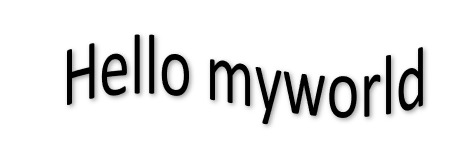
%> input picture code skew/IMG_ALL/02.jpg, 474 x 141 px
$ octave main3.m   (GNU Octave 9; MATLAB toolbox functions it lacks are replaced by stand-ins)
%> lines starting %> are read from the running program, lines starting %| are printed output that depends on the picture; in (x1, y1, x2, y2) boxes, pixels count from 0 and x2, y2 are one past the last pixel; in counts of white or black regions, pixels touching at a corner belong together; the program's own positions count from 1
### Kannda OCR Seg/Code 1/lines.m
function [fl,re,row]=lines(im_text)
[im_texto,r]=clip_r(im_text);
num_filas=size(im_texto,1);
for s=1:num_filas
    if sum(im_texto(s,:))==0
        nm=im_texto(1:s-1, :); % First line matrix
        re=im_texto(s:end, :);% Remain line matrix
%        [fl,r1,r2,c1,c2] = clip(nm);
%        [re]=clip(rm);
        break
    else
        fl=im_texto;%Only one line.
        re=[ ];
    end
end
row=r+s;


function [img_out,r]=clip_r(img_in)
[f,c]=find(img_in);
r=min(f);
img_out=img_in(min(f):max(f),min(c):max(c));%Crops image

function [img_out]=clip(img_in)
[f,c]=find(img_in);
img_out=img_in(min(f):max(f),min(c):max(c));%Crops image

### Kannda OCR Seg/Code 1/main3.m
% Clear all
clc, close all, clear all
% Read image
[file,path]=uigetfile('*.bmp;*.jpg','select test image');
%> the answer given: ../../code skew/IMG_ALL/02.jpg
imagen=imread([path,file]);
%> imagen is the input picture: size 141x474x3 uint8; min 0, max 255, mean 228.6
% Show image
figure,imshow(imagen),title('INPUT IMAGE')
%  imagen=imcrop(imagen);
% Convert to gray scale
if size(imagen,3)==3 %RGB image
    imagen=rgb2gray(imagen);
%> imagen: size 141x474 uint8
    figure,imshow(imagen),title('Gray Scale Image')
end
% Convert to BW
threshold = graythresh(imagen);
%> threshold = 0.518
imagen =~im2bw(imagen,threshold);
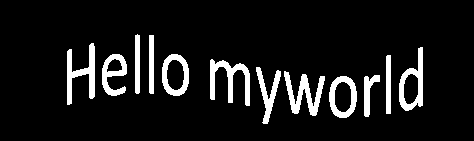
%> imagen: size 141x474 logical; 9.3% white; 12 white regions, largest, box (x1, y1, x2, y2) and area: (284, 71, 325, 116) 764, (210, 59, 250, 106) 758, (67, 43, 95, 105) 712
figure,imshow(imagen),title('Black and White image')
% Remove all object containing fewer than 30 pixels
imagen = bwareaopen(imagen,300);
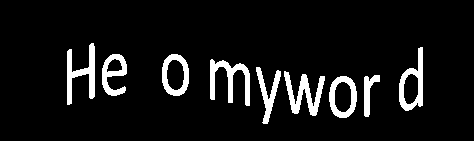
%> imagen: size 141x474 logical; 7.9% white; 9 white regions, largest, box (x1, y1, x2, y2) and area: (284, 71, 325, 116) 764, (210, 59, 250, 106) 758, (67, 43, 95, 105) 712
%Storage matrix word from image
SE = strel('disk', 5);
imagen=imdilate(imagen,SE);
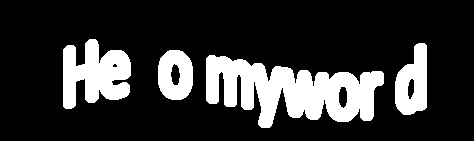
%> imagen: size 141x474 logical; 20% white; 4 white regions, box (x1, y1, x2, y2) and area: (206, 55, 384, 128) 7293, (63, 39, 131, 109) 3132, (395, 43, 427, 115) 1626, (158, 50, 193, 100) 1345
figure,imshow(imagen),title('Dilated Image')
re=imagen;
rt=0;
figure,imshow(imagen),title('Segmented line')

% Compute the number of letters in template file
while 1
    %Fcn 'lines' separate lines in text
    [fl,re,r]=lines(re);
    imgn=fl;
    rt=rt+r;

    hold on
    rectangle('position',[1 rt size(imagen,2) 1],'EdgeColor','g')
    %*When the sentences finish, breaks the loop
    if isempty(re)  %See variable 're' in Fcn 'lines'
        break
    end
end
%> this loop made 1 pass
%> (r, row in lines, rt) on pass 1: (129, 129, 129)
%> pass 1, in clip_r, `img_out=img_in(min(f):max(f),min(c):max(c));`:
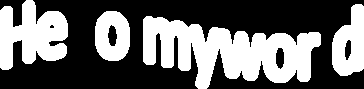
%> img_out: size 89x364 logical; 41.4% white; 4 white regions, box (x1, y1, x2, y2) and area: (143, 16, 321, 89) 7293, (0, 0, 68, 70) 3132, (332, 4, 364, 76) 1626, (95, 11, 130, 61) 1345
%> after the loop:
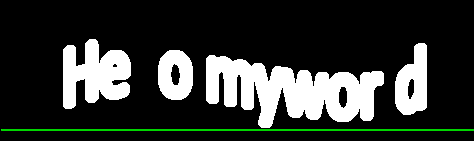
%> figure redrawn from the program's plot data; its title reads 'Segmented line'

$ run again, on code skew/IMG_ALL/05.jpg
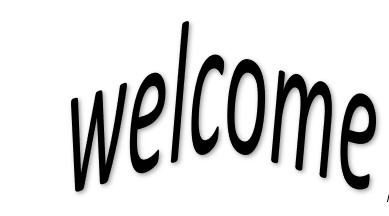
%> input picture code skew/IMG_ALL/05.jpg, 389 x 216 px
%> imagen is the input picture: size 216x389x3 uint8; min 0, max 255, mean 215.9
%> threshold = 0.51
%> the loop `while 1` made 1 pass
%> (r, row in lines, rt) on pass 1: (197, 197, 197)
%> pass 1, in clip_r, `img_out=img_in(min(f):max(f),min(c):max(c));`:
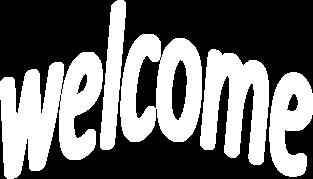
%> img_out: size 179x313 logical; 43.2% white; 5 white regions, box (x1, y1, x2, y2) and area: (0, 52, 103, 179) 8028, (120, 34, 202, 142) 5763, (200, 49, 269, 165) 5120, (269, 72, 313, 177) 3035, (100, 0, 126, 150) 2270
%> after the loop `while 1`:
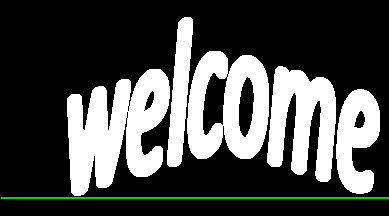
%> figure redrawn from the program's plot data; its title reads 'Segmented line'
